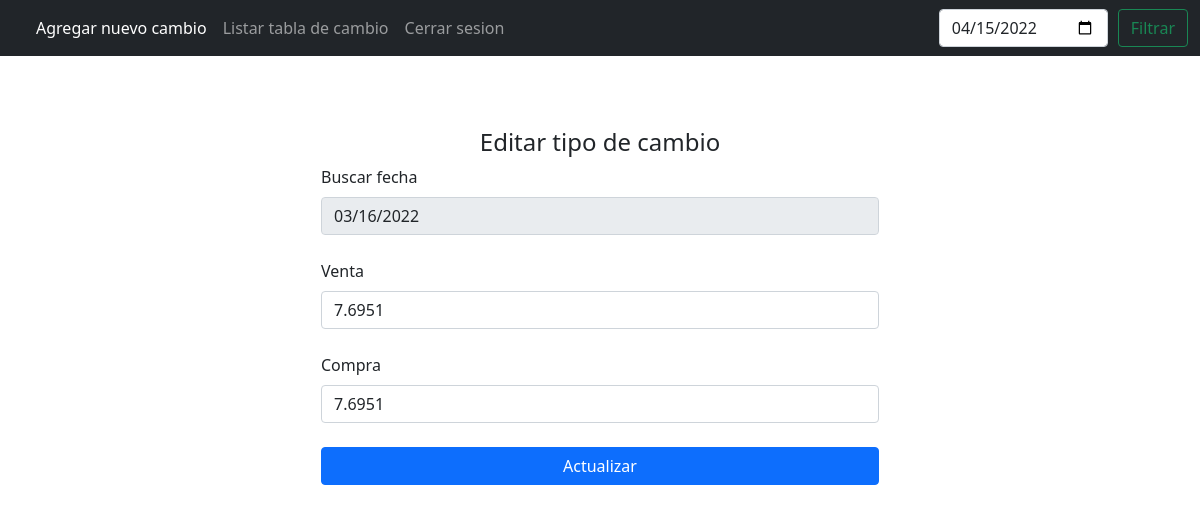
Page /home/editar/5/ (signed in) on the committed database.
### apps/home/models.py (models this page shows, shortened)
class ExchangeRate(models.Model):
    date = models.DateField("Fecha", auto_now=False, auto_now_add=False,null=False,unique=True)
    sale_price = models.FloatField(null=False)
    purchase_price = models.FloatField(null=False)
    class Meta:
        verbose_name = 'ExchangeRate'
        verbose_name_plural = 'ExchangeRates'

### apps/home/views.py (the view)
# urls.py: path('editar/<pk>/',views.ExchangeReateUpdateView.as_view(), name='home-edit'),
class ExchangeReateUpdateView(LoginRequiredMixin,UpdateView):
    model = ExchangeRate
    template_name = "Home/editExchange.html"
    form_class = forms.ExchangeRateForm
    success_url = '.'

### apps/home/forms.py (shortened to what this page needs)
class ExchangeRateForm(forms.ModelForm):
    class Meta:
        model = ExchangeRate
        fields = '__all__'
        exclude = ('date',)
        widgets ={
            'sale_price': forms.TextInput(attrs={
                'class': 'form-control',
                'type': 'text',
                }
            ),
            'purchase_price': forms.TextInput(attrs={
                'class': 'form-control',
                'type':'text',
            }),
            'date': forms.DateInput(
                attrs={
                    'class': 'form-control',
                    'type':'date'
                }
            )
        }

### templates/Home/editExchange.html (shortened to what this page needs)
{% extends 'Home/base.html' %}
{% block content %}
    <form style="width: 50%; margin:auto" method="POST" id="form-exchange">
        <br>
        <br><br>
        <h4 style="text-align:center">Editar tipo de cambio</h4>
        <div class="form-group">
            <label class="form-label" for="id_username">Buscar fecha</label>
            <input type="date" disabled class="form-control" value="{{object.date|date:'Y-m-d'}}" >
        </div>
        <br>
        <div class="form-group">
            <label class="form-label" for="id_password">Venta</label>
            {{ form.sale_price }}
        </div>
        <br>
        <div class="form-group">
            <label class="form-label" for="id_password">Compra</label>
            {{ form.purchase_price }}
        </div>
        <br>
        <div class="d-grid gap-1">
            <button class="btn btn-primary" type="submit">Actualizar</button>
            </div>
    </form>
{% endblock content %}

### rows in the picture
ExchangeRate: date "03/16/2022", sale_price "7.6951", purchase_price "7.6951"
